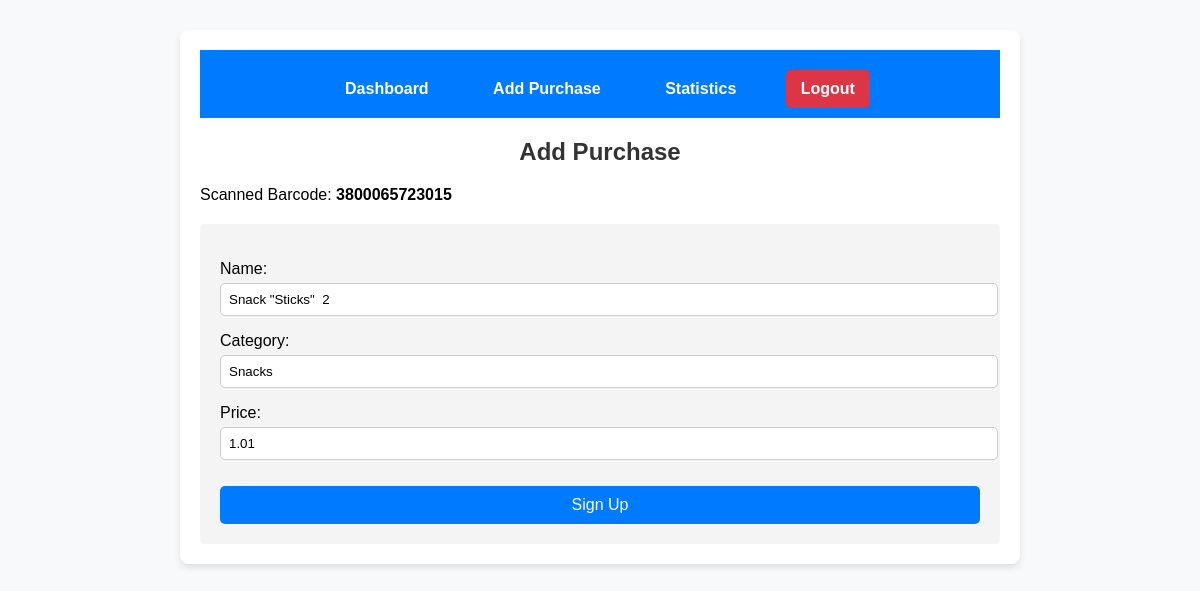
Page /purchases/add/3800065723015/ (signed in) on the earlier database version.
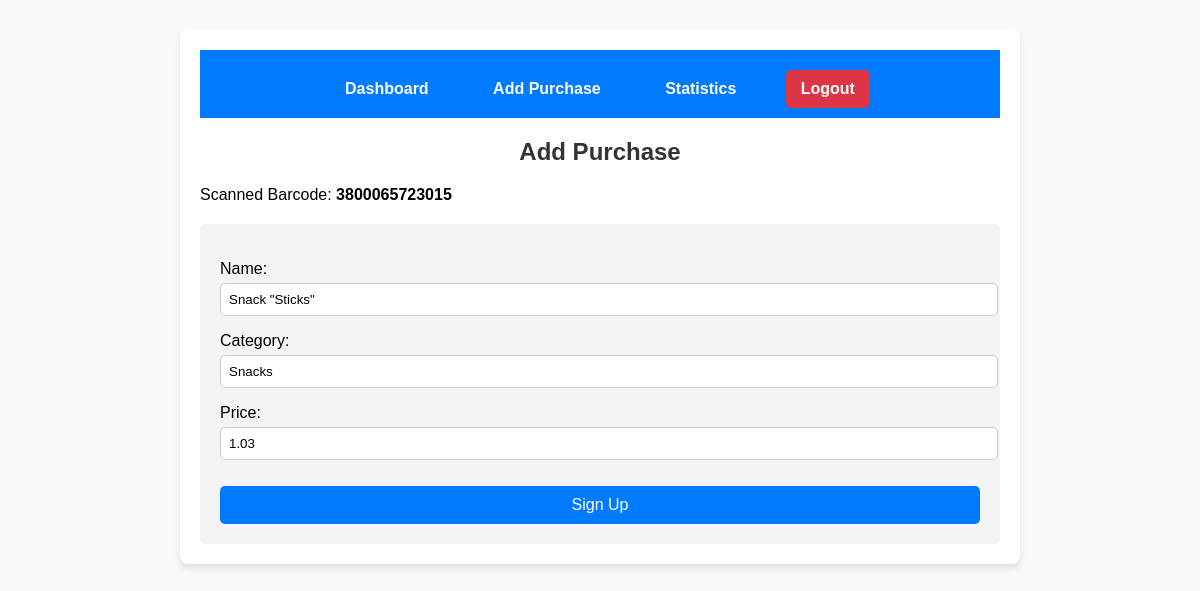
Same page on the later database version.
### purchases/models.py (models this page shows, shortened)
class Purchase(models.Model):
    user = models.ForeignKey(settings.AUTH_USER_MODEL, on_delete=models.CASCADE)
    name = models.CharField(max_length=255)
    price = models.DecimalField(max_digits=10, decimal_places=2)
    category = models.CharField(max_length=255)
    barcode = models.CharField(max_length=100)
    date = models.DateTimeField(auto_now_add=True)
    class Meta:
        unique_together = ("user", "barcode", "date")

### purchases/views.py (the view)
# urls.py: path('add/<str:barcode>/', views.add_purchase, name='add_purchase'),
@login_required
def add_purchase(request, barcode):
    barcode = barcode.decode("utf-8") if isinstance(barcode, bytes) else str(barcode)
    existing_purchase = Purchase.objects.filter(user=request.user, barcode=barcode).order_by('-date').first()
    if request.method == "POST":
        form = PurchaseForm(request.POST)
        if form.is_valid():
            purchase = form.save(commit=False)
            purchase.user = request.user
            purchase.barcode = barcode
            purchase.save()
            return redirect('dashboard')
    else:
        initial_data = {
            'name': existing_purchase.name if existing_purchase else "",
            'category': existing_purchase.category if existing_purchase else "",
            'price': existing_purchase.price if existing_purchase else "",
        }
        form = PurchaseForm(initial=initial_data)
    return render(request, 'purchases/add_purchase.html', {'form': form, 'barcode': barcode})

### purchases/forms.py
class PurchaseForm(forms.ModelForm):
    class Meta:
        model = Purchase
        fields = ['name', 'category', 'price']
    def __init__(self, *args, **kwargs):
        super().__init__(*args, **kwargs)
        for field in self.fields.values():
            field.required = True

### accounts/context_processors.py (called while the page is built)
def user_currency(request):
    if request.user.is_authenticated:
        profile = UserProfile.objects.filter(user=request.user).first()
        if profile:
            return {"USER_CURRENCY": profile.get_currency_display()}
    return {"USER_CURRENCY": "US Dollar ($)"}

### templates/purchases/add_purchase.html (shortened to what this page needs)
{% extends '../base.html' %}
{% block content %}
<h2>Add Purchase</h2>
<p>Scanned Barcode: <strong>{{ barcode }}</strong></p>
<form method="post">
    {{ form.as_p }}
    <button type="submit" class="btn">Sign Up</button>
</form>
{% endblock %}

Differences in the rows shown:
no longer on this page (row unchanged): Purchase: name "Snack \"Sticks\" 2", category "Snacks", price "1.01"
added Purchase: name "Snack \"Sticks\"", category "Snacks", price "1.03"
